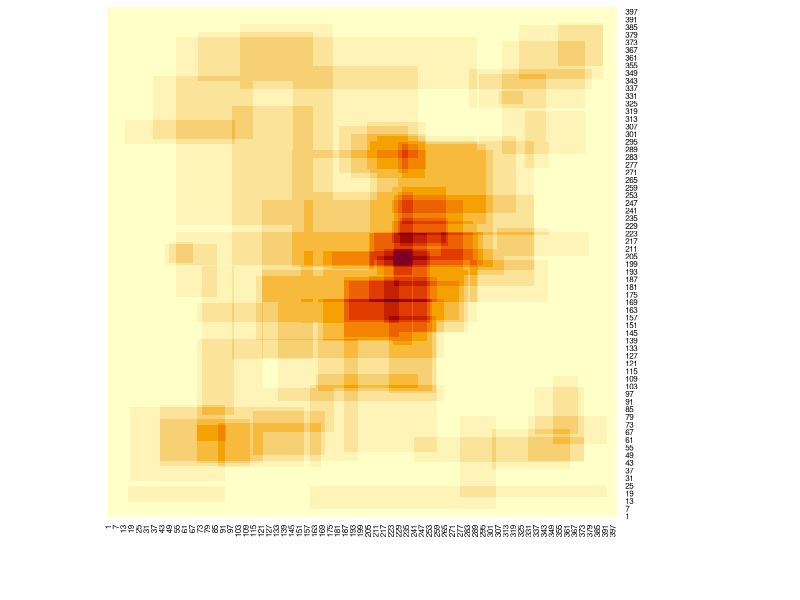

Write R code to recreate this figure. (Note: this script raises an error after producing the figure.)
library(dplyr)
library(openxlsx)
library(gplots)
library(ggplot2)

answerstable <- read.csv(file = 'myapp/data/RQ1_corrected.csv', header=TRUE) #importiere das answers file
dfall <- answerstable %>% filter(QUES2SURV_METHOD == "classic" & ANS2SURV_ANSWERED == 1 & QUES_ID == 281)
scenarios <- as.data.frame(table(dfall$QUES_ID))
numberscenarios  <- nrow(scenarios)
for (anz in 1:numberscenarios) {
  actualscenario =as.vector(scenarios[anz,1])
  print (actualscenario)
  scentext <- (paste0("Scenario ", actualscenario))
  #print (actualscenario) 
  df <- answerstable %>% filter(QUES2SURV_METHOD == "classic" & ANS2SURV_ANSWERED == 1 & QUES_ID == actualscenario)# & ACC2SURV_ACCID == "22")
  #print (df)
  numberofanswers <- nrow(df)
  D <- as.data.frame(expand.grid(1:400,1:400))
  D <- cbind(D,0)
  names(D) <- c("x-Achse","y-Achse","Zähler")
  Overall.Scenario.Impact.Uncertainty <- sum(df$uncertaintyIPixel)
  Overall.Scenario.Occurrence.Uncertainty <- sum(df$uncertaintyOPixel)
  max.Scenario.Impact.Uncertainty <- max(df$uncertaintyIPixel)
  min.Scenario.Impact.Uncertainty <- min(df$uncertaintyIPixel)
  max.Scenario.Occurrence.Uncertainty <- max(df$uncertaintyOPixel)
  min.Scenario.Occurrence.Uncertainty <- min(df$uncertaintyOPixel)
  diffmaxmin.Scenario.Impact.Uncertainty <- max.Scenario.Impact.Uncertainty - min.Scenario.Impact.Uncertainty
  diffmaxmin.Scenario.Occurrence.Uncertainty <- max.Scenario.Occurrence.Uncertainty - min.Scenario.Occurrence.Uncertainty
  
  Overall.Scenario.Area.Uncertainty <- sum(df$uncertaintyAreaPixel)
  max.Scenario.Area.Uncertainty <- max(df$uncertaintyAreaPixel)
  min.Scenario.Area.Uncertainty <- min(df$uncertaintyAreaPixel)
  diffmaxmin.Scenario.Area.Uncertainty <- max.Scenario.Area.Uncertainty - min.Scenario.Area.Uncertainty
  #print (max.Scenario.Impact.Uncertainty)
  #print (min.Scenario.Impact.Uncertainty)
  #print (diffmaxmin.Scenario.Impact.Uncertainty)
  #print (max.Scenario.Occurrence.Uncertainty)
  #print (min.Scenario.Occurrence.Uncertainty)
  #print (diffmaxmin.Scenario.Occurrence.Uncertainty)
  #print (Overall.Scenario.Impact.Uncertainty)
  #print (Overall.Scenario.Occurrence.Uncertainty)
  #print(max.Scenario.Area.Uncertainty)
  #print(min.Scenario.Area.Uncertainty)
  #print (diffmaxmin.Scenario.Area.Uncertainty)
  sum.Occ <- 0
  sum.Imp <- 0
  sum.Area <- 0
  
  for (m in 1:numberofanswers){
    Uncertainty.Area <- df[m,"uncertaintyAreaPixel"]
    Uncertainty.AreaSwitched <- (160000 - Uncertainty.Area)  
    #print (Uncertainty.Area)
    #Uncertainty.Impact <- df[m,"uncertaintyIPixel"]
    #Uncertainty.Occurrence <- df[m,"uncertaintyOPixel"]
    #distance.Occ <- (400-Uncertainty.Occurrence)  #Abstand zu maxWert Occourrence
    #distance.Imp <- (400-Uncertainty.Impact)  #Abstand zu maxWert Impact
    #distance.Area <- (max.Scenario.Area.Uncertainty-Uncertainty.Area)  #Abstand zu maxWert Impact
    #sum.Occ <- sum.Occ + distance.Occ
    #sum.Imp <- sum.Imp + distance.Imp
    sum.Area <- sum.Area + Uncertainty.AreaSwitched
  }  
  #print (sum.Imp)
  #print (sum.Occ)
  print (sum.Area)
  Uncertaintyweightall <- 0
for (i in 1:numberofanswers){
  #print (i)
  AccId <- df[i,"ACC2SURV_ACCID"]
  QuesId <- df[i,"QUES_ID"]
  UncertaintyI <- df[i,"uncertaintyIPixel"]
  UncertaintyO <- df[i,"uncertaintyOPixel"]
  UncertaintyAreaUser <- df[i,"uncertaintyAreaPixel"]
  Role <- df[i,"ACC2SURV_ROLE"]
  GroupId <- df[i,"ACC2SURV_GROUPID"]
  x.min <- df[i,"X1Pixel"]
  x.max <- df[i,"X2Pixel"]
  y.min <- df[i,"Y1Pixel"]
  y.max <- df[i,"Y2Pixel"]
  weightI <- UncertaintyI/sum.Imp
  weightO <- UncertaintyO/sum.Occ
  #distanceAreaUser <- (max.Scenario.Area.Uncertainty-UncertaintyAreaUser)
  Uncertaintyweight <- ((100/sum.Area)* (160000 - UncertaintyAreaUser))
  #print (UncertaintyAreaUser)
  #print (Uncertaintyweight)
  Uncertaintyweightall <- Uncertaintyweightall + Uncertaintyweight
  index <- which( D[,"x-Achse"] >= x.min & D[,"x-Achse"] <= x.max &
                    D[,"y-Achse"] >= y.min & D[,"y-Achse"] <= y.max)
  
  D[index,"Zähler"] <- D[index,"Zähler"] + (1 * Uncertaintyweight)
  #print (AccId)
  print (Uncertaintyweight)
  
}
  print (Uncertaintyweightall)
  #print (D)
  scenfile <- (paste0("myapp/files/4_heatmap/",scentext,"_transformed_new_weight.xlsx"))
  scenpic <- (paste0("myapp/pictures/17_heatmap_pixel_graphic/",scentext,"_heatmap_weight.bmp"))
  
  mat1 <- matrix(D$Zähler,ncol=400,nrow=400,byrow=TRUE)
  datahm <- as.matrix(mat1)  
  
  bmp(file=scenpic, width = 1000, height = 1000, units = 'px', res = 100)
  heatmap(datahm, Colv = NA, Rowv = NA, scale="none")
  dev.off()
  
  write.csv(D, paste0("myapp/files/4_heatmap/", scentext,"_transformed_new_weight.csv"), row.names=TRUE)
  write.xlsx(D,file = scenfile, rowNames=TRUE)
  
}
